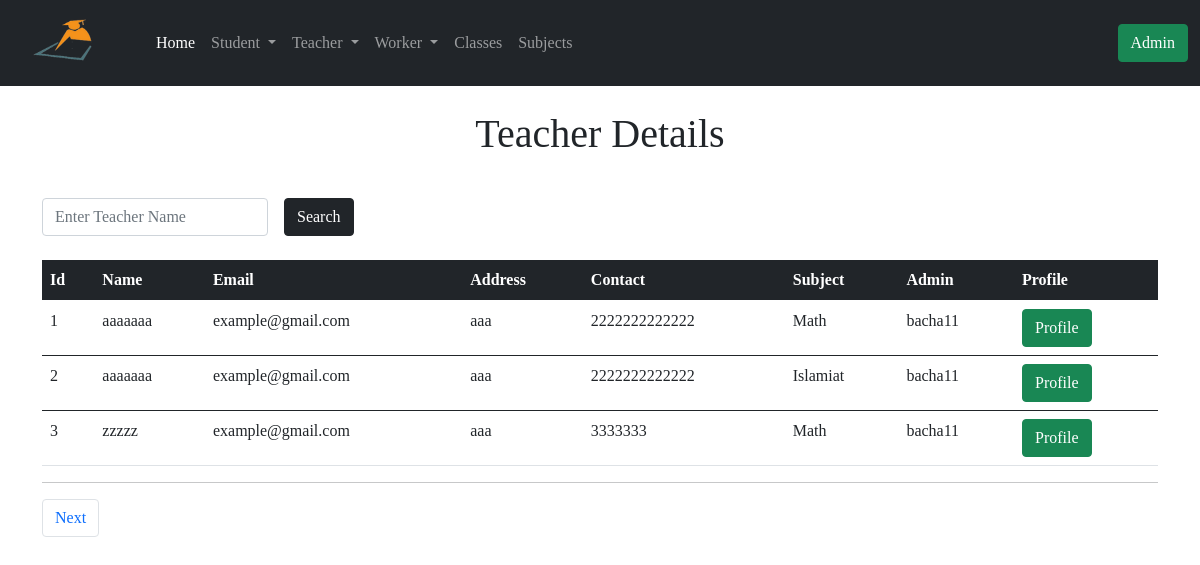
Page /teacher_detials on the earlier database version.
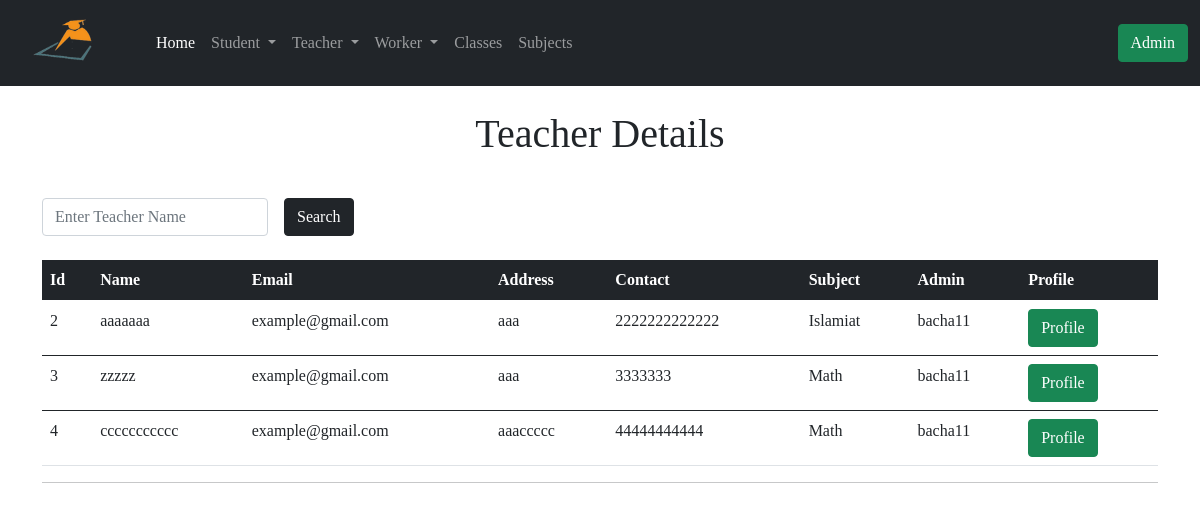
Same page on the later database version.
### app/models.py (models this page shows, shortened)
class Teacher(db.Model):
    id = db.Column(db.Integer, primary_key=True)
    tech_name = db.Column(db.String(64), index=True)
    email = db.Column(db.String(64), index=True)
    tech_address = db.Column(db.String(128), index=True)
    tech_contact = db.Column(db.String(64), index=True)
    join_date = db.Column(db.DateTime, default=datetime.utcnow())
    admin_id = db.Column(db.Integer, db.ForeignKey('admin.id'))
    tech_subject = db.Column(db.Integer, db.ForeignKey('subject.id'))

class Subject(db.Model):
    id = db.Column(db.Integer, primary_key=True)
    sub_name = db.Column(db.String(64))
    admin_id = db.Column(db.Integer, db.ForeignKey('admin.id'))
    teacher = db.relationship('Teacher', backref='sub')
    leaveteacher = db.relationship('LeaveTeacher', backref='sub')

class Admin(UserMixin, db.Model):
    id = db.Column(db.Integer, primary_key=True)
    username = db.Column(db.String(32), unique=True, index=True)
    email = db.Column(db.String(64), unique=True, index=True)
    password_hash = db.Column(db.String(128))
    join_date = db.Column(db.DateTime, default=datetime.utcnow())
    student = db.relationship('Student', backref='admin')
    leavestudent = db.relationship('LeaveStudent', backref='admin')
    teacher = db.relationship('Teacher', backref='admin')
    leaveteacher = db.relationship('LeaveTeacher', backref='admin')
    worker = db.relationship('Worker', backref='admin')
    leaveworker = db.relationship('LeaveWorker', backref='admin')
    classs = db.relationship('Class', backref='admin')
    subject = db.relationship('Subject', backref='admin')

### app/routes.py (the view)
@app.route('/teacher_detials')
def teacher_detials():
    query = request.args.get('query')
    if query:
        teachers = Teacher.query.filter(Teacher.tech_name.contains(query))
        return render_template('teacher_detials.html', title='Teachers', teachers=teachers, query=query)
    page = request.args.get('page', 1, type=int)
    teachers = Teacher.query.order_by(Teacher.id.asc()).paginate(
        page, app.config['ENTRY_PER_PAGE'], False)
    next_url = url_for('teacher_detials', page=teachers.next_num) \
        if teachers.has_next else None
    prev_url = url_for('teacher_detials', page=teachers.prev_num) \
        if teachers.has_prev else None
    return render_template('teacher_detials.html', title='Teachers', teachers=teachers.items, next_url=next_url, prev_url=prev_url,)

### app/templates/teacher_detials.html (shortened to what this page needs)
{% extends 'base.html' %}
{% block content %}
<div class="container">
  {% if query %}
  <h1 class="text-center mt-4">Search Result About! <span class="text-primary"> {{ query }} </span></h1>
  <td> <a href=" {{ url_for('teacher_detials') }} "> <button type="submit" class="btn btn-success">  Back </button> </a></td>
  {% else %}
  <h1 class="text-center mt-4">Teacher Details</h1>
  {% endif %}
  <form action="" method="GET">
    <div class="row g-3 align-items-center mt-4">
      <div class="col-auto">
        <input type="search" name="query" id="inputPassword6" value="{{query}}" class="form-control" placeholder="Enter Teacher Name" required>
      </div>
      <div class="col-auto">
        <button type="submit" class="btn btn-dark">Search</button>
      </div>
    </div>
  </form>
  <table class="table mt-4">
      <thead class="table-dark">
        <tr>
          <th scope="col">Id</th>
          <th scope="col">Name</th>
          <th scope="col">Email</th>
          <th scope="col">Address</th>
          <th scope="col">Contact</th>
          <th scope="col">Subject</th>
          <th scope="col">Admin</th>
          <th scope="col">Profile</th>
        </tr>
      </thead>
      {% for teacher in teachers %}
      <tbody>
        <tr>
          <td> {{ teacher.id }}</td>
          <td> {{ teacher.tech_name }} </td>
          <td> {{ teacher.email }} </td>
          <td> {{ teacher.tech_address }} </td>
          <td> {{ teacher.tech_contact }} </td>
          <td>  {{ teacher.sub.sub_name }} </td>
          <td> {{ teacher.admin.username }} </td>
          <td> <a href=" {{ url_for('teacher_profile', id=teacher.id) }} "> <button type="submit" class="btn btn-success">  Profile </button> </a></td>
        </tr>
      </tbody>
      {% endfor %}
    </table>
    <hr>
    <nav aria-label="Page navigation example">
      <ul class="pagination">
        {% if next_url %}
        <li class="page-item"><a class="page-link" href="{{ next_url }}">Next</a></li>
        {% endif %}
      </ul>
    </nav>
</div>
{% endblock %}

### app/templates/base.html (shortened to what this page needs)
<!DOCTYPE html>
<html lang="en">
<head>
    <link href="https://cdn.jsdelivr.net/npm/bootstrap@5.0.0-beta2/dist/css/bootstrap.min.css" rel="stylesheet">
</head>
<body>
    {% include 'nav.html' %}
    {% block content %} {% endblock %}
</body>
</html>

### app/templates/nav.html (shortened to what this page needs)
<nav class="navbar navbar-expand-lg navbar-dark bg-dark">
    <div class="container-fluid">
      <a class="navbar-brand" href="{{ url_for('index') }}"><img src=" {{ url_for('static', filename='image/rsz_1logo.png')}} " class="brand_logo " width="120px" height="60px"  alt="Logo"></a>
      <div class="collapse navbar-collapse" id="navbarSupportedContent">
        <ul class="navbar-nav me-auto mb-2 mb-lg-0">
          <li class="nav-item">
            <a class="nav-link active" aria-current="page" href="{{ url_for('index') }}">Home</a>
          </li>
          <li class="nav-item dropdown">
            <a class="nav-link dropdown-toggle" href="#" id="navbarDropdown" role="button" data-bs-toggle="dropdown" aria-expanded="false">
              Student
            </a>
          </li>
          <li class="nav-item dropdown">
            <a class="nav-link dropdown-toggle" href="#" id="navbarDropdown" role="button" data-bs-toggle="dropdown" aria-expanded="false">
              Teacher
            </a>
          </li>
          <li class="nav-item dropdown">
            <a class="nav-link dropdown-toggle" href="#" id="navbarDropdown" role="button" data-bs-toggle="dropdown" aria-expanded="false">
              Worker
            </a>
          </li>
          <li class="nav-item">
            <a class="nav-link " aria-current="page" href="{{ url_for('list_of_class') }}">Classes</a>
          </li>
          <li class="nav-item">
            <a class="nav-link " aria-current="page" href="{{ url_for('list_of_subject') }}">Subjects</a>
          </li>
        </ul>
        {% if current_user.is_anonymous %}
        <a href="{{ url_for('admin_login') }}"><button class="btn btn-success ms-2">Admin</button></a>
        {% else %}
        <a href="{{ url_for('admin_logout') }}"><button class="btn btn-success ms-2">Logout</button></a>
        {% endif %}
      </div>
    </div>
  </nav>

### app/templates/base.html (style rules this page uses)
body { font-family: 'Times New Roman', Times, serif; }

Differences in the rows shown:
removed Teacher: id "1", tech_name "aaaaaaa", email "example@gmail.com", tech_address "aaa", tech_contact "2222222222222", sub.sub_name "Math", admin.username "bacha11"
now on this page (row unchanged): Teacher: id "4", tech_name "ccccccccccc", email "example@gmail.com", tech_address "aaaccccc", tech_contact "44444444444", sub.sub_name "Math", admin.username "bacha11"
Other differences:
text no longer shown: "Next"
